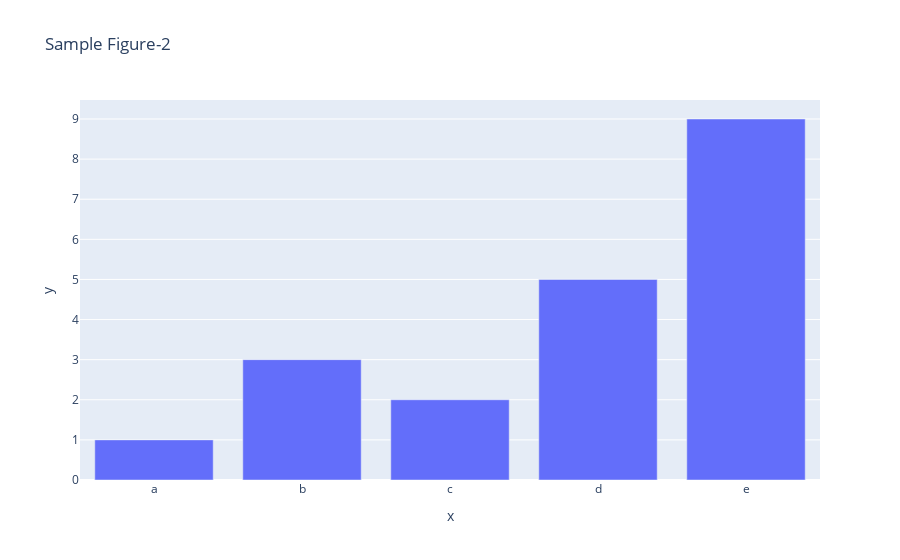

Write notebook code for a chart like this one.
### Code cell
fig2 = px.bar( x=["a","b","c","d","e"], y=[1,3,2,5,9],title="Sample Figure-2")
fig2.show() # 위에서 만들어진 그래프 객체를 실제로 보이는상태의 그래프로 표현함

### Figure 1 — Plotly figure (JSON) as saved in the notebook; plotly's stock layout.template omitted (floating-point values rounded to 4 significant figures)
{"data": [{"alignmentgroup": "True", "hovertemplate": "x=%{x}<br>y=%{y}<extra></extra>", "legendgroup": "", "marker": {"color": "#636efa", "pattern": {"shape": ""}}, "name": "", "offsetgroup": "", "orientation": "v", "showlegend": false, "textposition": "auto", "type": "bar", "x": ["a", "b", "c", "d", "e"], "xaxis": "x", "y": [1, 3, 2, 5, 9], "yaxis": "y"}], "layout": {"barmode": "relative", "legend": {"tracegroupgap": 0}, "title": {"text": "Sample Figure-2"}, "xaxis": {"anchor": "y", "domain": [0, 1], "title": {"text": "x"}}, "yaxis": {"anchor": "x", "domain": [0, 1], "title": {"text": "y"}}}}
